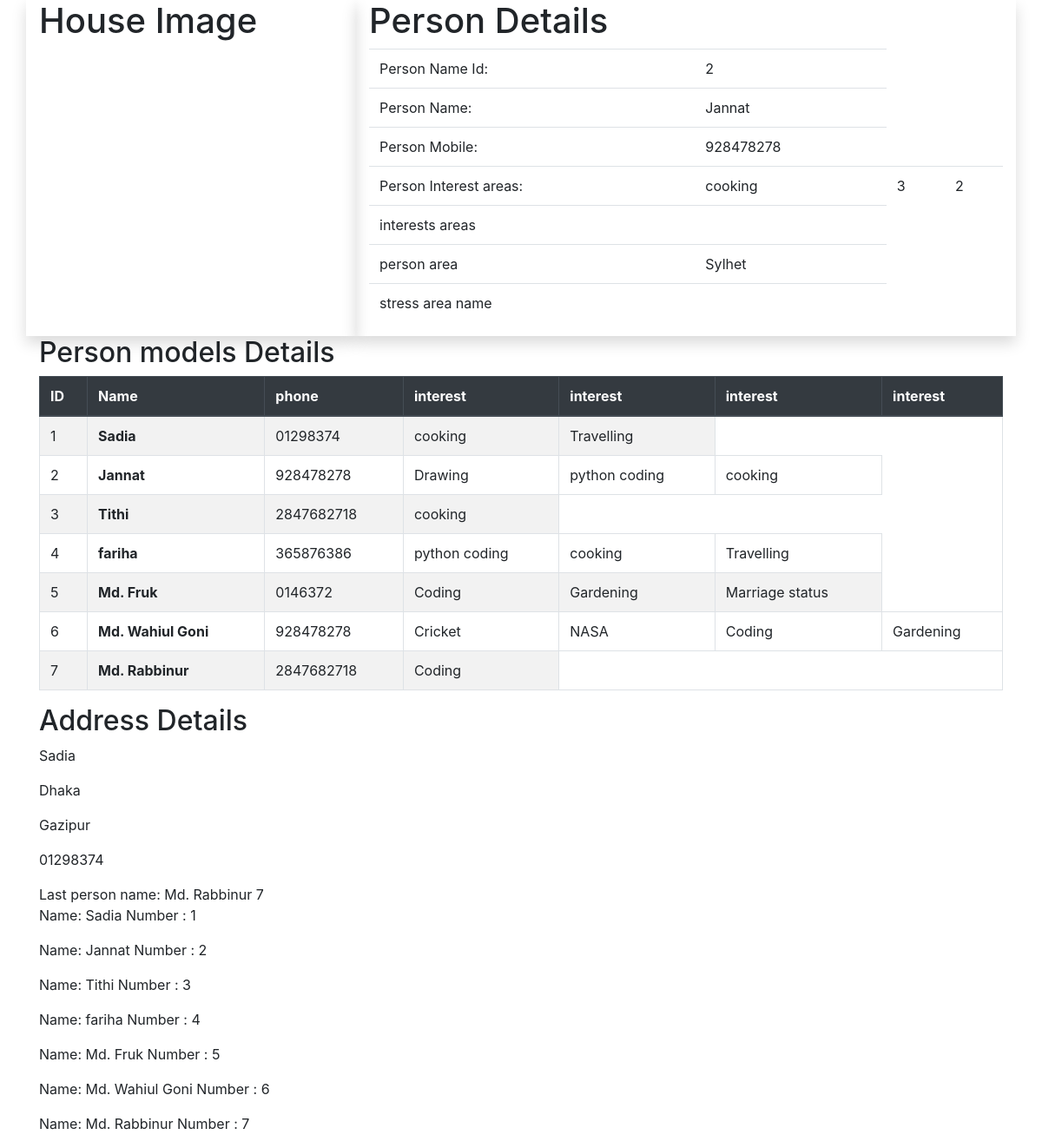
The app's page /person/ with its own data.
### model/models.py (models this page shows, shortened)
class Person(models.Model):
    name=models.CharField(max_length=200)
    mobile=models.CharField(max_length=20)
    interests=models.ManyToManyField(Interest)
    def __str__(self):
        return self.name    #query set a name ta dekhabe.when person.object.all dibo get ar jonno.get jonno key/id dity hobe

class Interest(models.Model):
    title=models.CharField(max_length=200)
    def __str__(self):
        return self.title

class City(models.Model):
    title=models.CharField(max_length=200)
    def __str__(self):
        return self.title

class PersonAddress(models.Model):
    person=models.OneToOneField(Person, on_delete=models.CASCADE)
    city=models.ForeignKey(City, on_delete=models.CASCADE)
    street_address=models.CharField(max_length=200)

### model/views.py (the view)
# urls.py: path('person/', PersonDetails.as_view()),
class PersonDetails(View):
    def get(self, request, *args):
        allpersons=Person.objects.all()        #allpersons is main Person models ar details
        oneperson=Person.objects.get(id=1)     #oneperson is get id=1 person
        a=oneperson.personaddress              #model ar lower case name personaddress + use all person details variable.OnetoOne from Person to PersonAddress
        b_city=a.city
        c_stress=a.street_address
        persons=Person.objects.get(id=2)
        for personinterests in persons.interests.all():
            print(personinterests)
            print(personinterests.id)
        personaddressdetails=persons.personaddress
        address=personaddressdetails.city
        street=personaddressdetails.street_address
        print("address :", address)
        print("street :", street)
        print("name :",persons)
        print("name_id :",persons.id)
        nums=personinterests.id         #interest koyta ase Person model ar 2 no jon
        for num in range(nums):
            print(num)                   #koy ta interest tar num print hoy
        for kk in Person.objects.all():  #all person koy jon tadr name print hoy
            print(kk)
            print(kk.pk)
            kkk=range(kk.pk)             #range(0,7) output mane 8 jon person ase
            print(kkk)
            for knum in kkk:
                print(knum)
        context={'persons':persons,
                 'personinterests':personinterests,
                 'num':num,
                 'address':address,
                 'allpersons':allpersons,
                 'a':a,
                 'kk':kk,
                 }
        return render(request, 'index.html', context)

### template/index.html (shortened to what this page needs)
{%load static %}
<!DOCTYPE>
<html>
  <head>
<link rel="stylesheet" href="https://cdn.jsdelivr.net/npm/bootstrap@4.6.1/dist/css/bootstrap.min.css">
{%load static %}
<link rel="stylesheet" href="https://cdnjs.cloudflare.com/ajax/libs/font-awesome/6.0.0-beta2/css/all.min.css">
<link rel="stylesheet" href="https://unpkg.com/@trevoreyre/autocomplete-js/dist/style.css"/>
<link rel="stylesheet" href="https://ajax.googleapis.com/ajax/libs/jqueryui/1.11.4/themes/smoothness/jquery-ui.css">
</head>
<body>
    <div class="container">
        <div class="row">
            <div class="col-sm-4 shadow">
             <h1>House Image</h1>
            </div>
            <div class="col-sm-8 shadow">
              <h1>Person Details</h1>
              <table class="table table-hover">
                <tbody>
                  <tr>
                    <td>Person Name Id:</td>
                    <td>{{persons.id}}</td>
                  </tr>
                  <tr>
                    <td>Person Name:</td>
                    <td>{{persons.name}}</td>
                  </tr>
                  <tr>
                    <td>Person Mobile:</td>
                    <td>{{persons.mobile}}</td>
                  </tr>
                  <tr>
                    <td>Person Interest areas:</td>
                    <td>{{personinterests}}
                    </td>
                    <td>{{personinterests.id}}</td>
                    <td>{{num}}</td>
                  </tr>
                  <tr>
                    <td>interests areas</td>
                    <td>{{x.name}}</td>
                  </tr>
                  <tr>
                    <td>person area</td>
                    <td>{{address}}</td>
                  </tr>
                  <tr>
                    <td>stress area name</td>
                    <td>{{persons.street_address}}</td>
                  </tr>
                </tbody>
            </table>
          </div>
      </div>
<section>
  <h2>Person models Details</h2>
 <div class="content">
  {% if allpersons %}
  <table class="table table-bordered table-striped ">
      <thead class="thead-dark">
        <tr>
          <th scope="col">ID</th>
          <th scope="col">Name</th>
          <th scope="col">phone</th>
          <th scope="col">interest</th>
          <th scope="col">interest</th>
          <th scope="col">interest</th>
          <th scope="col">interest</th>
        </tr>
      </thead>
      <tbody>
    {%for all in allpersons %}
      <tr>
        <td scope="row">{{all.pk}}</td>
        <th >{{all.name}}</th>
        <td>{{all.mobile}}</td>
        {% for inter in all.interests.all %}
        <td>{{inter}}</td>
        {% endfor %}
      </tr>
    {%endfor%}
      </tbody>
      </table>
    {%endif%}
</div>
</section>
<section>
  <h2>Address Details</h2>
 <div class="content">
{%if a%}
<p>{{a.person}}</p>
<p>{{a.city}}</p>
<p>{{a.street_address}}</p>
<p>{{a.person.mobile}}</p>
{%endif%}
</div>
</section>
<div>
{%if kk%}
Last person name:  {{kk}}
{{kk.pk}}
{%endif%}
</div>
<div>
  {% if allpersons %}
  {% for abcd in allpersons%}
 <p>Name: {{abcd}} Number : {{abcd.pk}}</p>
  {%endfor%}
  {%endif%}
</div>
</body>
</html>

### records on screen
Person: id "2", name "Jannat", mobile "928478278", pk "2"
Interest: title "cooking", id "3"
City: title "Sylhet"
Person: pk "1", name "Sadia", mobile "01298374"
Interest: title "Travelling"
Interest: title "Drawing"
Interest: title "python coding"
Person: pk "3", name "Tithi", mobile "2847682718"
Person: pk "4", name "fariha", mobile "365876386"
Person: pk "5", name "Md. Fruk", mobile "0146372"
Interest: title "Coding"
Interest: title "Gardening"
Interest: title "Marriage status"
Person: pk "6", name "Md. Wahiul Goni", mobile "928478278"
Interest: title "Cricket"
Interest: title "NASA"
Person: pk "7", name "Md. Rabbinur", mobile "2847682718"
PersonAddress: person "Sadia", city "Dhaka", street_address "Gazipur", person.mobile "01298374"

### other values on screen
{{ num }} "2"
